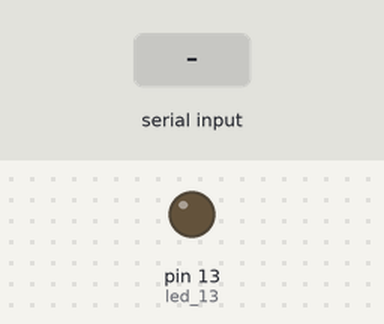
The sketch below on a simulated Arduino Uno, built with avr-gcc and run on an emulated ATmega328P. Shown: output pins drawn as LEDs (lit = HIGH). The inputs (shaded band) are chosen by the test bench.

Above: at 1.2 s.
1.3 s: "H" received over Serial
At 2.5 s:
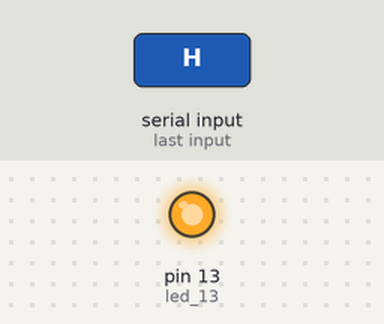
2.8 s: "L" received over Serial
At 3.8 s:
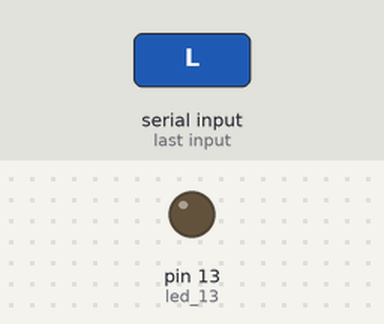
Timing chart, 0 to 5.8 s (numbered marks = the images above; inputs shaded):
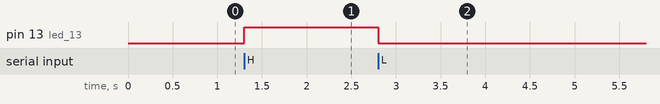

Measured:
- after the input at 1.3 s, pin 13 (led_13): LOW → HIGH at once
- after the input at 2.8 s, pin 13 (led_13): HIGH → LOW at once

The sketch:

On_Off_Teclado.ino
```cpp
int led_13 = 13;
int entrada;
// the setup function runs once when you press reset or power the board
void setup() {
  // initialize digital pin LED_BUILTIN as an output.
  pinMode(led_13, OUTPUT);
  Serial.begin(9600);
}
// the loop function runs over and over again forever
void loop() {
  if (Serial.available() > 0) {
    entrada = Serial.read();
    if (entrada == 'H') {
      digitalWrite(led_13, HIGH);
    }
    if (entrada == 'L') {
      digitalWrite(led_13, LOW);
    }
  }

}
```
